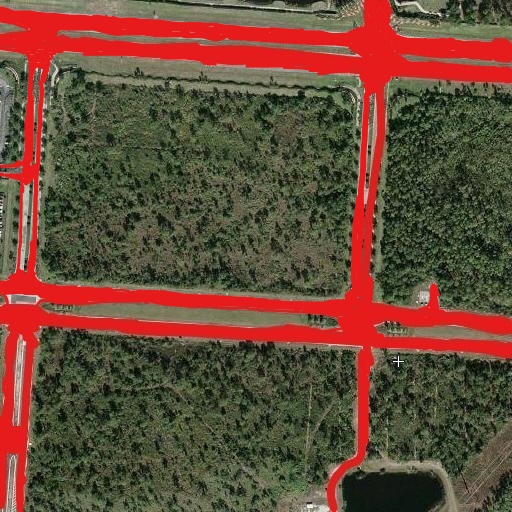
#> input picture InkedInkedInkedds1-tt_LI.jpg, 512 x 512 px
$ python -i water.py   (imports and definitions only)   (older library calls are emulated)
#> lines starting #> are read from the running program, lines starting #| are printed output that depends on the picture; after the words box and inside, x2 and y2 are one past the last pixel; in counts of white or black regions, pixels touching at a corner belong together
import numpy as np
import cv2
# [51 lines left out: functions watershed, sharpen, auto_canny, not called in this run]
def blobdetect(img):
	im = img
	inp=img
	#im = cv2.cvtColor(im,cv2.COLOR_BGR2GRAY)

		# Set up the detector with default parameters.
	#imgray = cv2.cvtColor(im,cv2.COLOR_BGR2GRAY)
	ret,thresh = cv2.threshold(im,100,255,0)
	image, contours, hierarchy = cv2.findContours(thresh,cv2.RETR_TREE,cv2.CHAIN_APPROX_SIMPLE)
	img = cv2.drawContours(img, contours, -1, (0,255,0), 3)

	#cv2.imshow("blob",blobdetect)
	mask = np.ones(im.shape[:2], dtype="uint8") * 255

	# loop over the contours
	for c in contours:
		# if the contour is bad draw it on the mask
		if cv2.contourArea(c)<150000:
			cv2.drawContours(mask, [c], -1, 0, -1)
			print(cv2.contourArea(c))

	# remove the contours from the image and show the resulting images
	img2= cv2.bitwise_and(img, img, mask=mask)

	#cv2.imshow("input image",inp)
	#cv2.imshow("Mask", mask)
	#cv2.imshow("After", img2)
	cv2.imshow("contours formed",img)


	#.imshow('log',laplacian)
	k = cv2.waitKey(0) & 0xFF
	cv2.destroyAllWindows()


	return img2;

>>> import cv2
>>> picture = cv2.imread('InkedInkedInkedds1-tt_LI.jpg', cv2.IMREAD_GRAYSCALE)
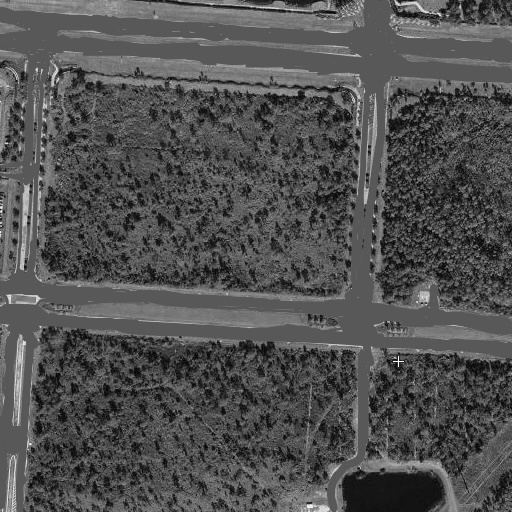
#> picture: shape (512, 512); min 0, max 255, mean 81.4
>>> result = blobdetect(picture)
#> in blobdetect, `ret,thresh = cv2.threshold(im,100,255,0)`:
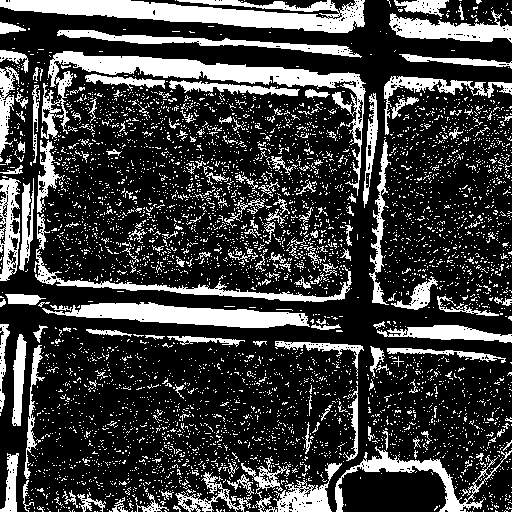
#> thresh: shape (512, 512); 24.5% white; 5030 white regions (4843 under 20 px)
#> in blobdetect, `image, contours, hierarchy = cv2.findContours(thresh,cv2.RETR_TREE,cv2..`: contours = 5828 contours, 5707 with area under 20; largest, box (x1, y1, x2, y2) and area: (0, 0, 365, 33) 6042, (41, 51, 366, 196) 5882, (42, 302, 310, 328) 3494, (34, 214, 352, 302) 1884, (389, 10, 512, 43) 1881
#> in blobdetect, `img = cv2.drawContours(img, contours, -1, (0,255,0), 3)`:
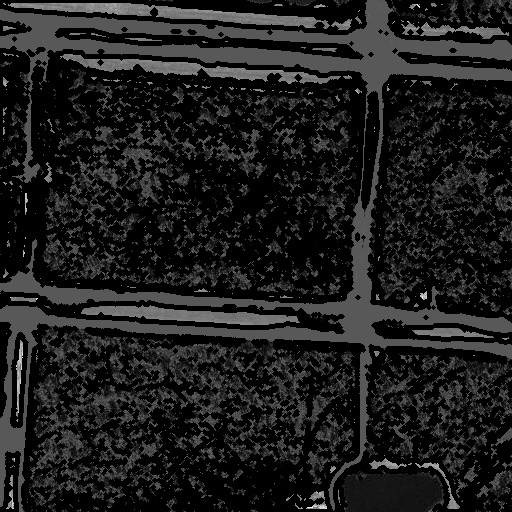
#> img: shape (512, 512); min 0, max 254, mean 29.3
#> the loop in blobdetect, `for c in contours:` made 5828 passes
#> c on passes 1 to 3: [[472, 511]], [[470, 511]], [[467, 511]]
#| 0.0
#| 0.0
#| 0.0
#| 0.0
#| 0.0
#| 0.0
#| 0.0
#| 0.0
#> (further printed lines are left out)
#> after the loop in blobdetect, `for c in contours:`:
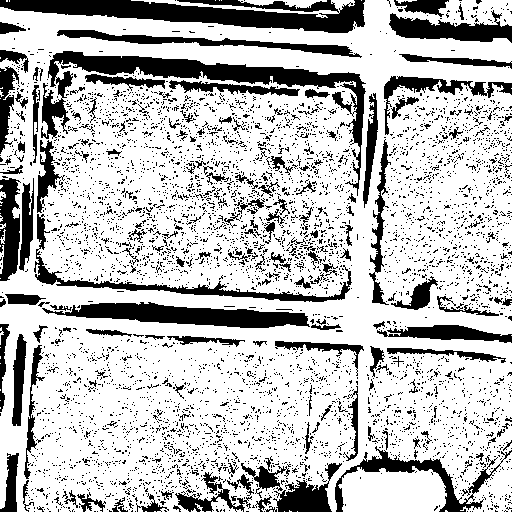
#> mask: shape (512, 512); 74.6% white; 5028 black regions (4837 under 20 px), largest, box (x1, y1, x2, y2) and area: (41, 51, 366, 196) 6710, (0, 0, 365, 33) 6638, (42, 302, 310, 328) 3779
#> in blobdetect, `img2= cv2.bitwise_and(img, img, mask=mask)`:
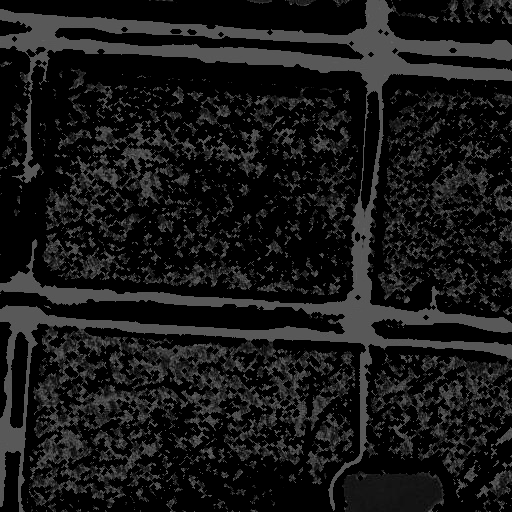
#> img2: shape (512, 512); min 0, max 100, mean 23.9
#> (key Esc is pressed here)

$ run again, on ds1 - t.jpg
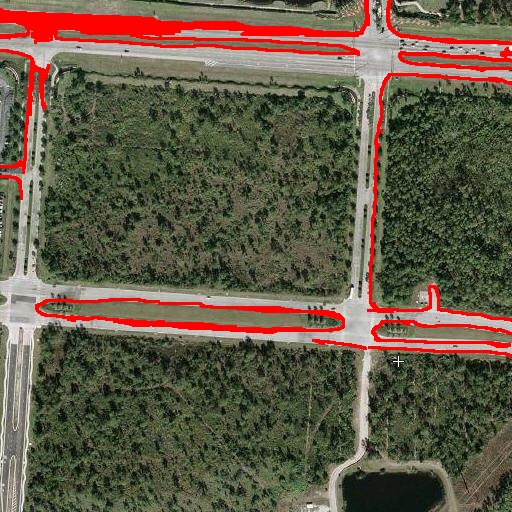
#> input picture ds1 - t.jpg, 512 x 512 px
#> in blobdetect, `ret,thresh = cv2.threshold(im,100,255,0)`:
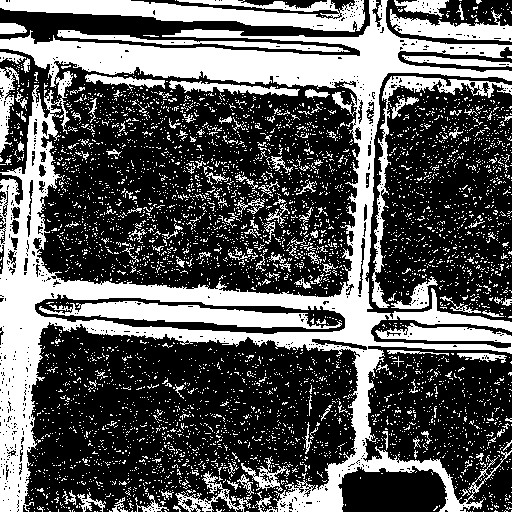
#> thresh: shape (512, 512); 35.3% white; 4815 white regions (4662 under 20 px)
#> contours = 5803 contours, 5685 with area under 20; largest, box (x1, y1, x2, y2) and area: (0, 0, 512, 512) 122218, (36, 60, 361, 298) 63900, (34, 293, 346, 335) 7738, (0, 0, 365, 32) 5562, (39, 301, 342, 329) 3503
#> the loop in blobdetect, `for c in contours:` made 5803 passes
#> c on passes 1 to 3: [[483, 511]], [[472, 511]], [[470, 511]]
#> (printed output is left out)
#> in blobdetect, `img2= cv2.bitwise_and(img, img, mask=mask)`:
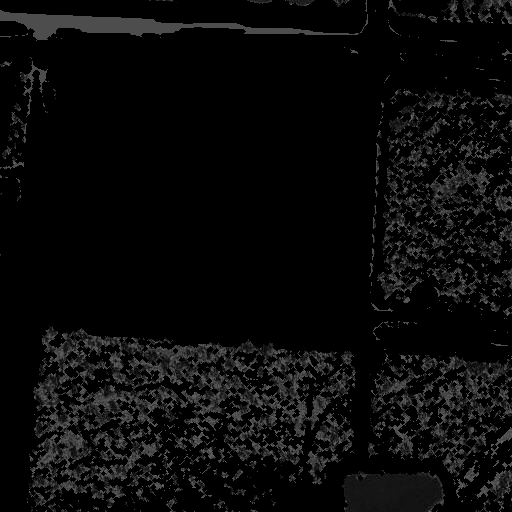
#> img2: shape (512, 512); min 0, max 100, mean 10.2
